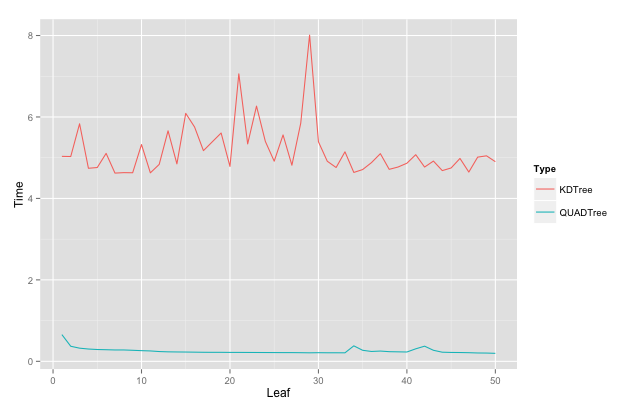

Source code (R):
w <- read.table("QUAD-KD-Leaf-Build.txt", header = F)
names(w) <- c("Type", "Leaf", "Time")
ggplot(w, aes(x = Leaf, y = Time, colour = Type)) + geom_line()
